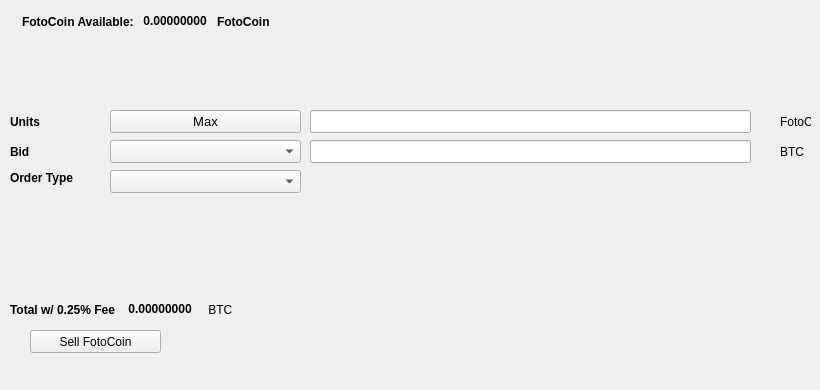
   <widget class="QWidget" name="SellTab">
    <attribute name="title">
     <string>Sell</string>
    </attribute>
    <widget class="QLabel" name="label_16">
     <property name="geometry">
      <rect>
       <x>780</x>
       <y>140</y>
       <width>31</width>
       <height>23</height>
      </rect>
     </property>
     <property name="text">
      <string>BTC</string>
     </property>
    </widget>
    <widget class="QComboBox" name="SellBidcomboBox">
     <property name="geometry">
      <rect>
       <x>110</x>
       <y>140</y>
       <width>191</width>
       <height>23</height>
      </rect>
     </property>
     <property name="font">
      <font>
       <pointsize>10</pointsize>
      </font>
     </property>
    </widget>
    <widget class="QLabel" name="label_18">
     <property name="geometry">
      <rect>
       <x>10</x>
       <y>110</y>
       <width>46</width>
       <height>23</height>
      </rect>
     </property>
     <property name="font">
      <font>
       <weight>75</weight>
       <bold>true</bold>
      </font>
     </property>
     <property name="text">
      <string>Units</string>
     </property>
    </widget>
    <widget class="QPushButton" name="Sell_Max_Amount">
     <property name="geometry">
      <rect>
       <x>110</x>
       <y>110</y>
       <width>191</width>
       <height>23</height>
      </rect>
     </property>
     <property name="font">
      <font>
       <pointsize>10</pointsize>
      </font>
     </property>
     <property name="text">
      <string>Max</string>
     </property>
    </widget>
    <widget class="QLabel" name="label_20">
     <property name="geometry">
      <rect>
       <x>10</x>
       <y>170</y>
       <width>91</width>
       <height>16</height>
      </rect>
     </property>
     <property name="font">
      <font>
       <weight>75</weight>
       <bold>true</bold>
      </font>
     </property>
     <property name="text">
      <string>Order Type</string>
     </property>
    </widget>
    <widget class="QComboBox" name="SellOrdertypeCombo">
     <property name="geometry">
      <rect>
       <x>110</x>
       <y>170</y>
       <width>191</width>
       <height>23</height>
      </rect>
     </property>
     <property name="font">
      <font>
       <pointsize>10</pointsize>
      </font>
     </property>
    </widget>
    <widget class="QLabel" name="label_21">
     <property name="geometry">
      <rect>
       <x>10</x>
       <y>140</y>
       <width>46</width>
       <height>23</height>
      </rect>
     </property>
     <property name="font">
      <font>
       <weight>75</weight>
       <bold>true</bold>
      </font>
     </property>
     <property name="text">
      <string>Bid</string>
     </property>
    </widget>
    <widget class="QLabel" name="label_22">
     <property name="geometry">
      <rect>
       <x>780</x>
       <y>110</y>
       <width>31</width>
       <height>23</height>
      </rect>
     </property>
     <property name="text">
      <string>FotoCoin</string>
     </property>
    </widget>
    <widget class="QLineEdit" name="UnitsInputFotoCoin">
     <property name="geometry">
      <rect>
       <x>310</x>
       <y>110</y>
       <width>441</width>
       <height>23</height>
      </rect>
     </property>
     <property name="font">
      <font>
       <pointsize>9</pointsize>
       <weight>75</weight>
       <bold>true</bold>
      </font>
     </property>
    </widget>
    <widget class="QLineEdit" name="SellBidPriceEdit">
     <property name="geometry">
      <rect>
       <x>310</x>
       <y>140</y>
       <width>441</width>
       <height>23</height>
      </rect>
     </property>
     <property name="font">
      <font>
       <pointsize>9</pointsize>
       <weight>75</weight>
       <bold>true</bold>
      </font>
     </property>
    </widget>
    <widget class="QPushButton" name="SellFotoCoinBTN">
     <property name="geometry">
      <rect>
       <x>30</x>
       <y>330</y>
       <width>131</width>
       <height>23</height>
      </rect>
     </property>
     <property name="text">
      <string>Sell FotoCoin</string>
     </property>
     <property name="icon">
      <iconset resource="../fotocoin">
       <normaloff>:/icons/bitcoin</normaloff>:/icons/bitcoin</iconset>
     </property>
    </widget>
    <widget class="QWidget" name="layoutWidget3">
     <property name="geometry">
      <rect>
       <x>22</x>
       <y>12</y>
       <width>258</width>
       <height>19</height>
      </rect>
     </property>
     <layout class="QHBoxLayout" name="horizontalLayout">
      <item>
       <widget class="QLabel" name="label232_2">
        <property name="font">
         <font>
          <weight>75</weight>
          <bold>true</bold>
         </font>
        </property>
        <property name="text">
         <string>FotoCoin Available:</string>
        </property>
       </widget>
      </item>
      <item>
       <widget class="QLabel" name="FotoCoinAvailableLabel">
        <property name="palette">
         <palette>
          <active>
           <colorrole role="WindowText">
            <brush brushstyle="SolidPattern">
             <color alpha="255">
              <red>0</red>
              <green>0</green>
              <blue>0</blue>
             </color>
            </brush>
           </colorrole>
           <colorrole role="Button">
            <brush brushstyle="SolidPattern">
             <color alpha="255">
              <red>0</red>
              <green>170</green>
              <blue>0</blue>
             </color>
            </brush>
           </colorrole>
           <colorrole role="Light">
            <brush brushstyle="SolidPattern">
             <color alpha="255">
              <red>0</red>
              <green>255</green>
              <blue>0</blue>
             </color>
            </brush>
           </colorrole>
           <colorrole role="Midlight">
            <brush brushstyle="SolidPattern">
             <color alpha="255">
              <red>0</red>
              <green>212</green>
              <blue>0</blue>
             </color>
            </brush>
           </colorrole>
           <colorrole role="Dark">
            <brush brushstyle="SolidPattern">
             <color alpha="255">
              <red>0</red>
              <green>85</green>
              <blue>0</blue>
             </color>
            </brush>
           </colorrole>
           <colorrole role="Mid">
            <brush brushstyle="SolidPattern">
             <color alpha="255">
              <red>0</red>
              <green>113</green>
              <blue>0</blue>
             </color>
            </brush>
           </colorrole>
           <colorrole role="Text">
            <brush brushstyle="SolidPattern">
             <color alpha="255">
              <red>0</red>
              <green>170</green>
              <blue>0</blue>
             </color>
            </brush>
           </colorrole>
           <colorrole role="BrightText">
            <brush brushstyle="SolidPattern">
             <color alpha="255">
              <red>255</red>
              <green>255</green>
              <blue>255</blue>
             </color>
            </brush>
           </colorrole>
           <colorrole role="ButtonText">
            <brush brushstyle="SolidPattern">
             <color alpha="255">
              <red>0</red>
              <green>0</green>
              <blue>0</blue>
             </color>
            </brush>
           </colorrole>
           <colorrole role="Base">
            <brush brushstyle="SolidPattern">
             <color alpha="255">
              <red>255</red>
              <green>255</green>
              <blue>255</blue>
             </color>
            </brush>
           </colorrole>
           <colorrole role="Window">
            <brush brushstyle="SolidPattern">
             <color alpha="255">
              <red>0</red>
              <green>170</green>
              <blue>0</blue>
             </color>
            </brush>
           </colorrole>
           <colorrole role="Shadow">
            <brush brushstyle="SolidPattern">
             <color alpha="255">
              <red>0</red>
              <green>0</green>
              <blue>0</blue>
             </color>
            </brush>
           </colorrole>
           <colorrole role="AlternateBase">
            <brush brushstyle="SolidPattern">
             <color alpha="255">
              <red>127</red>
              <green>212</green>
              <blue>127</blue>
             </color>
            </brush>
           </colorrole>
           <colorrole role="ToolTipBase">
            <brush brushstyle="SolidPattern">
             <color alpha="255">
              <red>255</red>
              <green>255</green>
              <blue>220</blue>
             </color>
            </brush>
           </colorrole>
           <colorrole role="ToolTipText">
            <brush brushstyle="SolidPattern">
             <color alpha="255">
              <red>0</red>
              <green>0</green>
              <blue>0</blue>
             </color>
            </brush>
           </colorrole>
          </active>
          <inactive>
           <colorrole role="WindowText">
            <brush brushstyle="SolidPattern">
             <color alpha="255">
              <red>0</red>
              <green>0</green>
              <blue>0</blue>
             </color>
            </brush>
           </colorrole>
           <colorrole role="Button">
            <brush brushstyle="SolidPattern">
             <color alpha="255">
              <red>0</red>
              <green>170</green>
              <blue>0</blue>
             </color>
            </brush>
           </colorrole>
           <colorrole role="Light">
            <brush brushstyle="SolidPattern">
             <color alpha="255">
              <red>0</red>
              <green>255</green>
              <blue>0</blue>
             </color>
            </brush>
           </colorrole>
           <colorrole role="Midlight">
            <brush brushstyle="SolidPattern">
             <color alpha="255">
              <red>0</red>
              <green>212</green>
              <blue>0</blue>
             </color>
            </brush>
           </colorrole>
           <colorrole role="Dark">
            <brush brushstyle="SolidPattern">
             <color alpha="255">
              <red>0</red>
              <green>85</green>
              <blue>0</blue>
             </color>
            </brush>
           </colorrole>
           <colorrole role="Mid">
            <brush brushstyle="SolidPattern">
             <color alpha="255">
              <red>0</red>
              <green>113</green>
              <blue>0</blue>
             </color>
            </brush>
           </colorrole>
           <colorrole role="Text">
            <brush brushstyle="SolidPattern">
             <color alpha="255">
              <red>0</red>
              <green>170</green>
              <blue>0</blue>
             </color>
            </brush>
           </colorrole>
           <colorrole role="BrightText">
            <brush brushstyle="SolidPattern">
             <color alpha="255">
              <red>255</red>
              <green>255</green>
              <blue>255</blue>
             </color>
            </brush>
           </colorrole>
           <colorrole role="ButtonText">
            <brush brushstyle="SolidPattern">
             <color alpha="255">
              <red>0</red>
              <green>0</green>
              <blue>0</blue>
             </color>
            </brush>
           </colorrole>
           <colorrole role="Base">
            <brush brushstyle="SolidPattern">
             <color alpha="255">
              <red>255</red>
              <green>255</green>
              <blue>255</blue>
             </color>
            </brush>
           </colorrole>
           <colorrole role="Window">
            <brush brushstyle="SolidPattern">
             <color alpha="255">
              <red>0</red>
              <green>170</green>
              <blue>0</blue>
             </color>
            </brush>
           </colorrole>
           <colorrole role="Shadow">
            <brush brushstyle="SolidPattern">
             <color alpha="255">
              <red>0</red>
              <green>0</green>
              <blue>0</blue>
             </color>
            </brush>
           </colorrole>
           <colorrole role="AlternateBase">
            <brush brushstyle="SolidPattern">
             <color alpha="255">
              <red>127</red>
              <green>212</green>
              <blue>127</blue>
             </color>
            </brush>
           </colorrole>
           <colorrole role="ToolTipBase">
            <brush brushstyle="SolidPattern">
             <color alpha="255">
              <red>255</red>
              <green>255</green>
              <blue>220</blue>
             </color>
            </brush>
           </colorrole>
           <colorrole role="ToolTipText">
            <brush brushstyle="SolidPattern">
             <color alpha="255">
              <red>0</red>
              <green>0</green>
              <blue>0</blue>
             </color>
            </brush>
           </colorrole>
          </inactive>
          <disabled>
           <colorrole role="WindowText">
            <brush brushstyle="SolidPattern">
             <color alpha="255">
              <red>0</red>
              <green>85</green>
              <blue>0</blue>
             </color>
            </brush>
           </colorrole>
           <colorrole role="Button">
            <brush brushstyle="SolidPattern">
             <color alpha="255">
              <red>0</red>
              <green>170</green>
              <blue>0</blue>
             </color>
            </brush>
           </colorrole>
           <colorrole role="Light">
            <brush brushstyle="SolidPattern">
             <color alpha="255">
              <red>0</red>
              <green>255</green>
              <blue>0</blue>
             </color>
            </brush>
           </colorrole>
           <colorrole role="Midlight">
            <brush brushstyle="SolidPattern">
             <color alpha="255">
              <red>0</red>
              <green>212</green>
              <blue>0</blue>
             </color>
            </brush>
           </colorrole>
           <colorrole role="Dark">
            <brush brushstyle="SolidPattern">
             <color alpha="255">
              <red>0</red>
              <green>85</green>
              <blue>0</blue>
             </color>
            </brush>
           </colorrole>
           <colorrole role="Mid">
            <brush brushstyle="SolidPattern">
             <color alpha="255">
              <red>0</red>
              <green>113</green>
              <blue>0</blue>
             </color>
            </brush>
           </colorrole>
           <colorrole role="Text">
            <brush brushstyle="SolidPattern">
             <color alpha="255">
              <red>0</red>
              <green>85</green>
              <blue>0</blue>
             </color>
            </brush>
           </colorrole>
           <colorrole role="BrightText">
            <brush brushstyle="SolidPattern">
             <color alpha="255">
              <red>255</red>
              <green>255</green>
              <blue>255</blue>
             </color>
            </brush>
           </colorrole>
           <colorrole role="ButtonText">
            <brush brushstyle="SolidPattern">
             <color alpha="255">
              <red>0</red>
              <green>85</green>
              <blue>0</blue>
             </color>
            </brush>
           </colorrole>
           <colorrole role="Base">
            <brush brushstyle="SolidPattern">
             <color alpha="255">
              <red>0</red>
              <green>170</green>
              <blue>0</blue>
             </color>
            </brush>
           </colorrole>
           <colorrole role="Window">
            <brush brushstyle="SolidPattern">
             <color alpha="255">
              <red>0</red>
              <green>170</green>
              <blue>0</blue>
             </color>
            </brush>
           </colorrole>
           <colorrole role="Shadow">
            <brush brushstyle="SolidPattern">
             <color alpha="255">
              <red>0</red>
              <green>0</green>
              <blue>0</blue>
             </color>
            </brush>
           </colorrole>
           <colorrole role="AlternateBase">
            <brush brushstyle="SolidPattern">
             <color alpha="255">
              <red>0</red>
              <green>170</green>
              <blue>0</blue>
             </color>
            </brush>
           </colorrole>
           <colorrole role="ToolTipBase">
            <brush brushstyle="SolidPattern">
             <color alpha="255">
              <red>255</red>
              <green>255</green>
              <blue>220</blue>
             </color>
            </brush>
           </colorrole>
           <colorrole role="ToolTipText">
            <brush brushstyle="SolidPattern">
             <color alpha="255">
              <red>0</red>
              <green>0</green>
              <blue>0</blue>
             </color>
            </brush>
           </colorrole>
          </disabled>
         </palette>
        </property>
        <property name="font">
         <font>
          <weight>75</weight>
          <bold>true</bold>
         </font>
        </property>
        <property name="text">
         <string> 0.00000000 </string>
        </property>
        <property name="textInteractionFlags">
         <set>Qt::LinksAccessibleByMouse|Qt::TextSelectableByKeyboard|Qt::TextSelectableByMouse</set>
        </property>
       </widget>
      </item>
      <item>
       <widget class="QLabel" name="labelFotoCoin">
        <property name="font">
         <font>
          <weight>75</weight>
          <bold>true</bold>
         </font>
        </property>
        <property name="text">
         <string>FotoCoin</string>
        </property>
       </widget>
      </item>
     </layout>
    </widget>
    <widget class="QWidget" name="layoutWidget">
     <property name="geometry">
      <rect>
       <x>10</x>
       <y>300</y>
       <width>268</width>
       <height>19</height>
      </rect>
     </property>
     <layout class="QHBoxLayout" name="horizontalLayout_2">
      <item>
       <widget class="QLabel" name="label_19">
        <property name="font">
         <font>
          <weight>75</weight>
          <bold>true</bold>
         </font>
        </property>
        <property name="text">
         <string>Total w/ 0.25% Fee </string>
        </property>
       </widget>
      </item>
      <item>
       <widget class="QLabel" name="SellCostLabel">
        <property name="palette">
         <palette>
          <active>
           <colorrole role="WindowText">
            <brush brushstyle="SolidPattern">
             <color alpha="255">
              <red>0</red>
              <green>0</green>
              <blue>0</blue>
             </color>
            </brush>
           </colorrole>
           <colorrole role="Button">
            <brush brushstyle="SolidPattern">
             <color alpha="255">
              <red>0</red>
              <green>170</green>
              <blue>0</blue>
             </color>
            </brush>
           </colorrole>
           <colorrole role="Light">
            <brush brushstyle="SolidPattern">
             <color alpha="255">
              <red>0</red>
              <green>255</green>
              <blue>0</blue>
             </color>
            </brush>
           </colorrole>
           <colorrole role="Midlight">
            <brush brushstyle="SolidPattern">
             <color alpha="255">
              <red>0</red>
              <green>212</green>
              <blue>0</blue>
             </color>
            </brush>
           </colorrole>
           <colorrole role="Dark">
            <brush brushstyle="SolidPattern">
             <color alpha="255">
              <red>0</red>
              <green>85</green>
              <blue>0</blue>
             </color>
            </brush>
           </colorrole>
           <colorrole role="Mid">
            <brush brushstyle="SolidPattern">
             <color alpha="255">
              <red>0</red>
              <green>113</green>
              <blue>0</blue>
             </color>
            </brush>
           </colorrole>
           <colorrole role="Text">
            <brush brushstyle="SolidPattern">
             <color alpha="255">
              <red>0</red>
              <green>170</green>
              <blue>0</blue>
             </color>
            </brush>
           </colorrole>
           <colorrole role="BrightText">
            <brush brushstyle="SolidPattern">
             <color alpha="255">
              <red>255</red>
              <green>255</green>
              <blue>255</blue>
             </color>
            </brush>
           </colorrole>
           <colorrole role="ButtonText">
            <brush brushstyle="SolidPattern">
             <color alpha="255">
              <red>0</red>
              <green>0</green>
              <blue>0</blue>
             </color>
            </brush>
           </colorrole>
           <colorrole role="Base">
            <brush brushstyle="SolidPattern">
             <color alpha="255">
              <red>255</red>
              <green>255</green>
              <blue>255</blue>
             </color>
            </brush>
           </colorrole>
           <colorrole role="Window">
            <brush brushstyle="SolidPattern">
             <color alpha="255">
              <red>0</red>
              <green>170</green>
              <blue>0</blue>
             </color>
            </brush>
           </colorrole>
           <colorrole role="Shadow">
            <brush brushstyle="SolidPattern">
             <color alpha="255">
              <red>0</red>
              <green>0</green>
              <blue>0</blue>
             </color>
            </brush>
           </colorrole>
           <colorrole role="AlternateBase">
            <brush brushstyle="SolidPattern">
             <color alpha="255">
              <red>127</red>
              <green>212</green>
              <blue>127</blue>
             </color>
            </brush>
           </colorrole>
           <colorrole role="ToolTipBase">
            <brush brushstyle="SolidPattern">
             <color alpha="255">
              <red>255</red>
              <green>255</green>
              <blue>220</blue>
             </color>
            </brush>
           </colorrole>
           <colorrole role="ToolTipText">
            <brush brushstyle="SolidPattern">
             <color alpha="255">
              <red>0</red>
              <green>0</green>
              <blue>0</blue>
             </color>
            </brush>
           </colorrole>
          </active>
          <inactive>
           <colorrole role="WindowText">
            <brush brushstyle="SolidPattern">
             <color alpha="255">
              <red>0</red>
              <green>0</green>
              <blue>0</blue>
             </color>
            </brush>
           </colorrole>
           <colorrole role="Button">
            <brush brushstyle="SolidPattern">
             <color alpha="255">
              <red>0</red>
              <green>170</green>
              <blue>0</blue>
             </color>
            </brush>
           </colorrole>
           <colorrole role="Light">
            <brush brushstyle="SolidPattern">
             <color alpha="255">
              <red>0</red>
              <green>255</green>
              <blue>0</blue>
             </color>
            </brush>
           </colorrole>
           <colorrole role="Midlight">
            <brush brushstyle="SolidPattern">
             <color alpha="255">
              <red>0</red>
              <green>212</green>
              <blue>0</blue>
             </color>
            </brush>
           </colorrole>
           <colorrole role="Dark">
            <brush brushstyle="SolidPattern">
             <color alpha="255">
              <red>0</red>
              <green>85</green>
              <blue>0</blue>
             </color>
            </brush>
           </colorrole>
           <colorrole role="Mid">
            <brush brushstyle="SolidPattern">
             <color alpha="255">
              <red>0</red>
              <green>113</green>
              <blue>0</blue>
             </color>
            </brush>
           </colorrole>
           <colorrole role="Text">
            <brush brushstyle="SolidPattern">
             <color alpha="255">
              <red>0</red>
              <green>170</green>
              <blue>0</blue>
             </color>
            </brush>
           </colorrole>
           <colorrole role="BrightText">
            <brush brushstyle="SolidPattern">
             <color alpha="255">
              <red>255</red>
              <green>255</green>
              <blue>255</blue>
             </color>
            </brush>
           </colorrole>
           <colorrole role="ButtonText">
            <brush brushstyle="SolidPattern">
             <color alpha="255">
              <red>0</red>
              <green>0</green>
              <blue>0</blue>
             </color>
            </brush>
           </colorrole>
           <colorrole role="Base">
            <brush brushstyle="SolidPattern">
             <color alpha="255">
              <red>255</red>
              <green>255</green>
              <blue>255</blue>
             </color>
            </brush>
           </colorrole>
           <colorrole role="Window">
            <brush brushstyle="SolidPattern">
             <color alpha="255">
              <red>0</red>
              <green>170</green>
              <blue>0</blue>
             </color>
            </brush>
           </colorrole>
           <colorrole role="Shadow">
            <brush brushstyle="SolidPattern">
             <color alpha="255">
              <red>0</red>
              <green>0</green>
              <blue>0</blue>
             </color>
            </brush>
           </colorrole>
           <colorrole role="AlternateBase">
            <brush brushstyle="SolidPattern">
             <color alpha="255">
              <red>127</red>
              <green>212</green>
              <blue>127</blue>
             </color>
            </brush>
           </colorrole>
           <colorrole role="ToolTipBase">
            <brush brushstyle="SolidPattern">
             <color alpha="255">
              <red>255</red>
              <green>255</green>
              <blue>220</blue>
             </color>
            </brush>
           </colorrole>
           <colorrole role="ToolTipText">
            <brush brushstyle="SolidPattern">
             <color alpha="255">
              <red>0</red>
              <green>0</green>
              <blue>0</blue>
             </color>
            </brush>
           </colorrole>
          </inactive>
          <disabled>
           <colorrole role="WindowText">
            <brush brushstyle="SolidPattern">
             <color alpha="255">
              <red>0</red>
              <green>85</green>
              <blue>0</blue>
             </color>
            </brush>
           </colorrole>
           <colorrole role="Button">
            <brush brushstyle="SolidPattern">
             <color alpha="255">
              <red>0</red>
              <green>170</green>
              <blue>0</blue>
             </color>
            </brush>
           </colorrole>
           <colorrole role="Light">
            <brush brushstyle="SolidPattern">
             <color alpha="255">
              <red>0</red>
              <green>255</green>
              <blue>0</blue>
             </color>
            </brush>
           </colorrole>
           <colorrole role="Midlight">
            <brush brushstyle="SolidPattern">
             <color alpha="255">
              <red>0</red>
              <green>212</green>
              <blue>0</blue>
             </color>
            </brush>
           </colorrole>
           <colorrole role="Dark">
            <brush brushstyle="SolidPattern">
             <color alpha="255">
              <red>0</red>
              <green>85</green>
              <blue>0</blue>
             </color>
            </brush>
           </colorrole>
           <colorrole role="Mid">
            <brush brushstyle="SolidPattern">
             <color alpha="255">
              <red>0</red>
              <green>113</green>
              <blue>0</blue>
             </color>
            </brush>
           </colorrole>
           <colorrole role="Text">
            <brush brushstyle="SolidPattern">
             <color alpha="255">
              <red>0</red>
              <green>85</green>
              <blue>0</blue>
             </color>
            </brush>
           </colorrole>
           <colorrole role="BrightText">
            <brush brushstyle="SolidPattern">
             <color alpha="255">
              <red>255</red>
              <green>255</green>
              <blue>255</blue>
             </color>
            </brush>
           </colorrole>
           <colorrole role="ButtonText">
            <brush brushstyle="SolidPattern">
             <color alpha="255">
              <red>0</red>
              <green>85</green>
              <blue>0</blue>
             </color>
            </brush>
           </colorrole>
           <colorrole role="Base">
            <brush brushstyle="SolidPattern">
             <color alpha="255">
              <red>0</red>
              <green>170</green>
              <blue>0</blue>
             </color>
            </brush>
           </colorrole>
           <colorrole role="Window">
            <brush brushstyle="SolidPattern">
             <color alpha="255">
              <red>0</red>
              <green>170</green>
              <blue>0</blue>
             </color>
            </brush>
           </colorrole>
           <colorrole role="Shadow">
            <brush brushstyle="SolidPattern">
             <color alpha="255">
              <red>0</red>
              <green>0</green>
              <blue>0</blue>
             </color>
            </brush>
           </colorrole>
           <colorrole role="AlternateBase">
            <brush brushstyle="SolidPattern">
             <color alpha="255">
              <red>0</red>
              <green>170</green>
              <blue>0</blue>
             </color>
            </brush>
           </colorrole>
           <colorrole role="ToolTipBase">
            <brush brushstyle="SolidPattern">
             <color alpha="255">
              <red>255</red>
              <green>255</green>
              <blue>220</blue>
             </color>
            </brush>
           </colorrole>
           <colorrole role="ToolTipText">
            <brush brushstyle="SolidPattern">
             <color alpha="255">
              <red>0</red>
              <green>0</green>
              <blue>0</blue>
             </color>
            </brush>
           </colorrole>
          </disabled>
         </palette>
        </property>
        <property name="font">
         <font>
          <weight>75</weight>
          <bold>true</bold>
         </font>
        </property>
        <property name="autoFillBackground">
         <bool>false</bool>
        </property>
        <property name="text">
         <string> 0.00000000</string>
        </property>
        <property name="textInteractionFlags">
         <set>Qt::LinksAccessibleByMouse|Qt::TextSelectableByMouse</set>
        </property>
       </widget>
      </item>
      <item>
       <widget class="QLabel" name="label_17">
        <property name="font">
         <font>
          <weight>50</weight>
          <bold>false</bold>
         </font>
        </property>
        <property name="text">
         <string> BTC</string>
        </property>
       </widget>
      </item>
     </layout>
    </widget>
    <widget class="QLabel" name="label_23">
     <property name="geometry">
      <rect>
       <x>460</x>
       <y>300</y>
       <width>281</width>
       <height>81</height>
      </rect>
     </property>
     <property name="text">
      <string/>
     </property>
     <property name="pixmap">
      <pixmap>:/images/bittrex</pixmap>
     </property>
    </widget>
   </widget>
